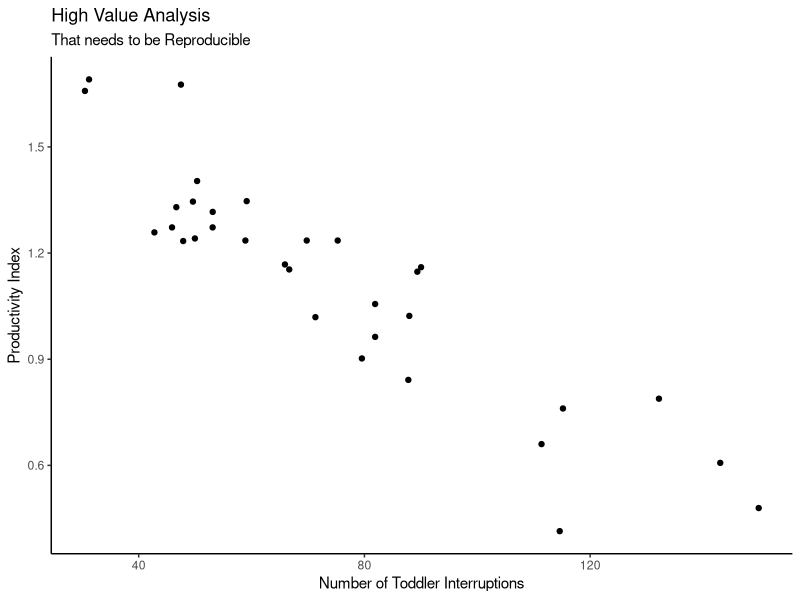

Reproduce this figure in R.
mtcars |>
  dplyr::as_tibble() |>
  dplyr::mutate(
    x = mpg * drat,
    y = log(wt)
  ) |>
  ggplot2::ggplot(
    ggplot2::aes(x, y)
  ) +
  ggplot2::geom_point() +
  ggplot2::theme_classic() +
  ggplot2::labs(title = "High Value Analysis",
       subtitle = "That needs to be Reproducible",
       x = "Number of Toddler Interruptions",
       y = "Productivity Index")
